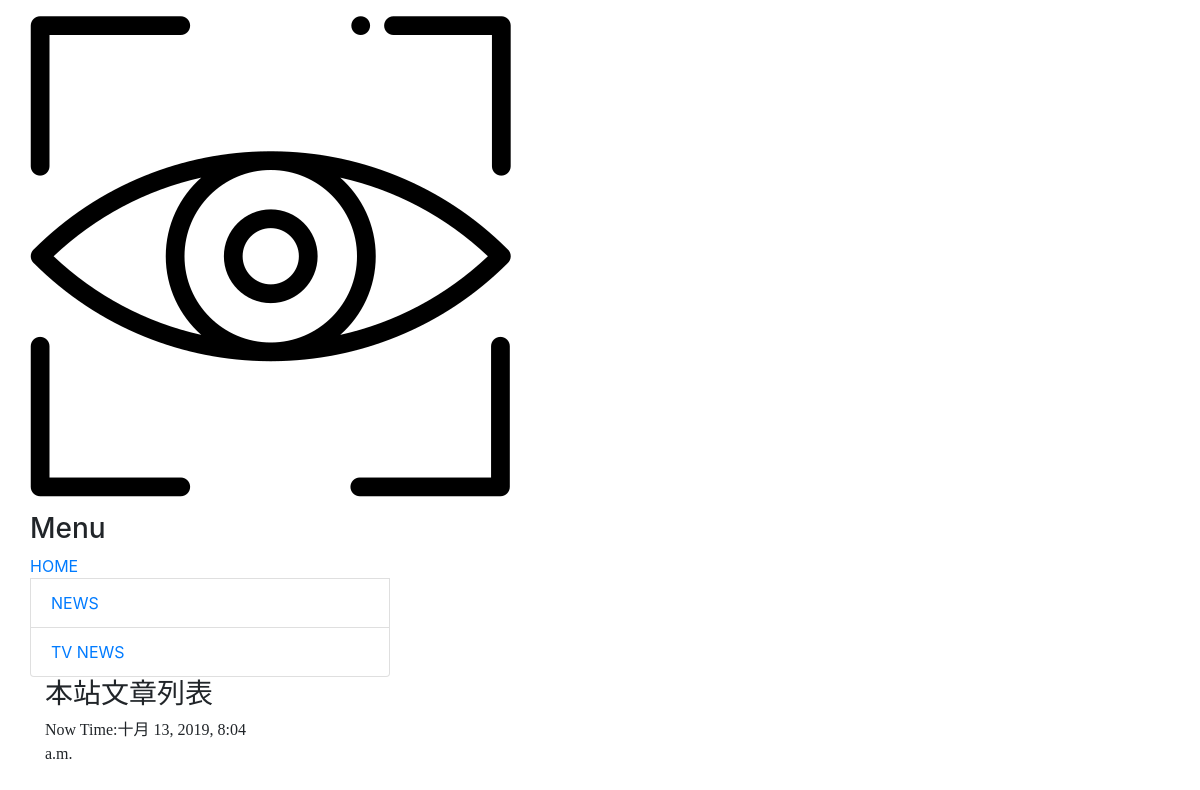
The app's page /, older data.
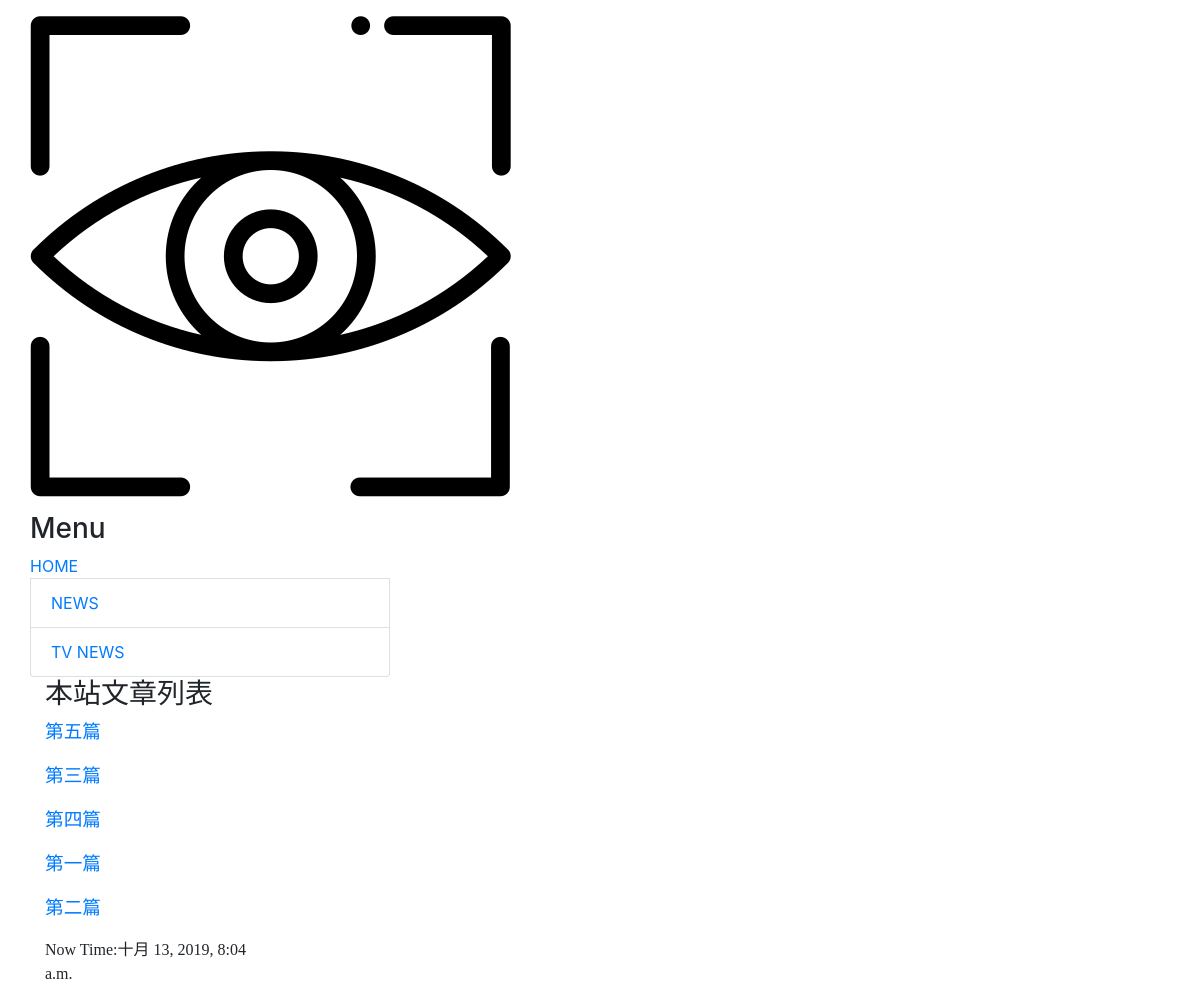
The same page, newer data.
### mainsite/models.py (models this page shows, shortened)
class Post(models.Model):
	title = models.CharField(max_length=200)
	slug = models.CharField(max_length=200)
	body = models.TextField()
	pub_date = models.DateTimeField(default=timezone.now)
	class Meta:
		ordering = ('-pub_date',)

### mainsite/views.py (the view, shortened to what this page needs)
# urls.py: path('',homepage),
def homepage(request):
	posts = Post.objects.all()
	now = datetime.now()
	return render(request, 'index.html', locals())

### templates/index.html (shortened to what this page needs)
{% extends 'base.html' %}
{% block headmessage %}
	<h3 style="font-family: 標楷體">本站文章列表</h3>
{% endblock %}
{% block content %}
	{% for post in posts %}
		<p style="font-family:微軟正黑體; font-size: 14pt; font-weight: blod;">
			<a href="/post/{{ post.slug }}">{{ post.title }}</a>
	{% endfor %}
{% endblock %}

### templates/base.html (shortened to what this page needs)
<!DOCTYPE html>
<html>
<head>
	<link href="https://stackpath.bootstrapcdn.com/bootstrap/4.3.1/css/bootstrap.min.css" rel="stylesheet">
</head>
<body>
	<div class="container-fluid">
		{% include 'header.html' %}
		<div class="col-sm-4 col-md-4">
			<div class="panel panel-default">
				<div class="panel-heading">
					<h3>Menu</h3>
				</div>
			<div class="panel-body">
				<div class="list-group">
					<a href="/" class="=list-group-item">HOME</a>
					<a href="http://tar.so/news" class="list-group-item">NEWS</a>
					<a href="http://drho.tw/news" class="list-group-item">TV NEWS</a>
				</div>
			<div class="col-sm-8 col-md-8">
				<div class="panel panel-default">
					<div class="panel-heading">
						{% block headmessage %} {% endblock %}
					</div>
				<div class="panel-body">
					{% block content %} {% endblock %}
				</div>
			</div>
			<div class="panel-footer">
				{% include 'footer.html' %}
			</div>
		</div>
	</div>
</body>
</html>

### templates/header.html
{% load static %}
	<img src="{% static "images/logo.png" %}">

### templates/footer.html
{% block footer %}
	{% if now %}
		<p style="font-family: 微軟正黑體;">Now Time:{{ now }}</p>
	{% else %}
		<p style="=font-family: 微軟正黑體;">取自網路</p>
	{% endif %}
{% endblock %}

Row changes from the older to the newer data that the page shows:
added Post: title "第五篇"
added Post: title "第三篇"
added Post: title "第四篇"
added Post: title "第一篇"
added Post: title "第二篇"
